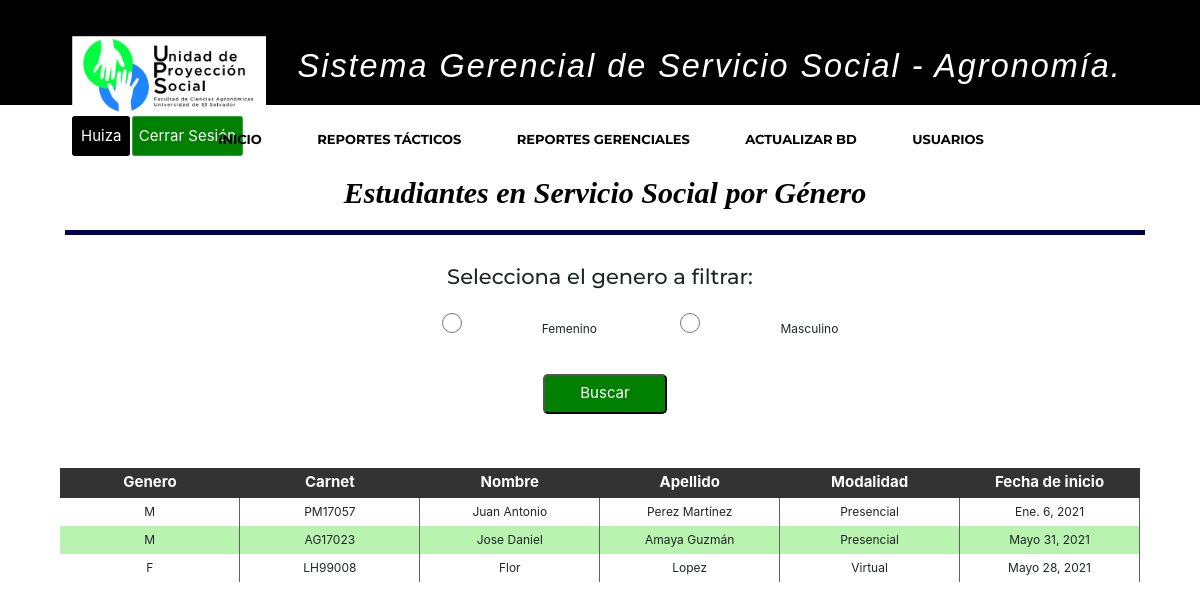
Page /sistemaGerencialAgro/listarSolicitudes/ (signed in) on the committed database.
### apps/usuario/models.py (models this page shows, shortened)
class Usuario(AbstractBaseUser):
    username = models.CharField('Nombre de usuario',unique = True, max_length=100)
    email = models.EmailField('Correo Electrónico', max_length=254,unique = True)
    nombres = models.CharField('Nombres', max_length=200, blank = True, null = True)
    apellidos = models.CharField('Apellidos', max_length=200,blank = True, null = True)
    imagen = models.ImageField('Imagen de Perfil', upload_to='perfil/', max_length=200,blank = True,null = True)
    is_active = models.BooleanField(default = True)
    usuario_administrador = models.BooleanField(default = False)
    rol=models.CharField(max_length=3,null=False, blank=False,choices=roles,default='EST')
    objects = UsuarioManager()
    USERNAME_FIELD = 'username'
    REQUIRED_FIELDS = ['email','nombres', 'apellidos']

### apps/proyecto/models.py (models this page shows, shortened)
class Solicitud(models.Model):
    carnet_estudiante = models.OneToOneField(EstudioUniversitario, unique=True, primary_key=True, on_delete = models.CASCADE)
    codigo_entidad = models.CharField(max_length=10, null=False)
    horas_semana = models.IntegerField(null=False)
    dias_semana = models.IntegerField(null=False)
    modalidad = models.CharField(max_length=30, null=False)
    fecha_inicio = models.DateField(null=False)
    fecha_fin = models.DateField(null=True)

class EstudioUniversitario(models.Model):
    carnet_estudiante = models.OneToOneField(Estudiante, primary_key=True, unique=True, on_delete = models.CASCADE)
    codigo_carrera = models.ForeignKey(Carrera, on_delete = models.CASCADE)
    codigo_ciclo = models.IntegerField(null=False)
    porc_carrerar_aprob = models.IntegerField(null=False)
    unidades_valorativas = models.IntegerField(null=False)
    experiencia_areas_conoc = models.CharField(max_length=200, null=False)
    def __str__(self):
        return self.carnet_estudiante.__str__()

class Estudiante(models.Model):
    carnet_estudiante = models.CharField(primary_key=True, max_length=7, null=False)
    nombre_estudiante = models.CharField(max_length=50, null=False)
    apellido_estudiante = models.CharField(max_length=50, null=False)
    sexo_estudiante = models.CharField(max_length=1, null=False)
    telefono_estudiante = models.IntegerField(null=False)
    correo_estudiante = models.CharField(max_length=100, null=False)
    direccion_estudiante = models.CharField(max_length=250, null=False)
    def __str__(self):
        return self.carnet_estudiante

### apps/proyecto/views.py (the view)
# urls.py: path('sistemaGerencialAgro/listarSolicitudes/', login_required(listarSolicitudes), name="listar_solicitudes"),
def listarSolicitudes(request):
    estudiantes = Solicitud.objects.all()
    return render(
        request,
        'proyecto/EstudiantesPorGenero.html',
        {'estudiantes':estudiantes}
    )

### templates/proyecto/EstudiantesPorGenero.html (shortened to what this page needs)
{% extends 'base/base.html' %}
{% block content %}
  <header>
    <div class="container">
        <h2 align="center" class="form-titulo" style ="margin-left: 5px;">Estudiantes en Servicio Social por G&eacute;nero</h2>
    </div>
  </header>
<div class="container">
    <div align="center" class="busqueda">
        <form method="POST" action="{% url 'sistemaGerencialAgro:buscar_genero' %}">
            <h3>Selecciona el genero a filtrar: </h3> </br>
            <input type="radio" name="sexo"  id = "sexo" value="F">Femenino
            <input type="radio" name="sexo"  id = "sexo" value="M">Masculino
            <input class="btn-buscar btn-busqueda" type = "submit" value = "Buscar" id = "generoBuscar"></br></br>
        </form>
    </div>
    <div>
        <table>
            <thead>
        	   <tr>
            	    <th>Genero</th>
                    <th>Carnet</th>
            		<th>Nombre</th>
                    <th>Apellido</th>
            	    <th>Modalidad</th>
                    <th>Fecha de inicio</th>
        		</tr>
            </thead>
            {% if estudiantes %}
            {% for estudiante in estudiantes %}
        		<tr class="etiqueta-tr">
            		<td class="th-borde width-th-xx" style = "text-align:center;">{{ estudiante.carnet_estudiante.carnet_estudiante.sexo_estudiante }}</td>
                    <td class="th-borde width-th-xx" style = "text-align:center;">{{ estudiante.carnet_estudiante }}</td>
            		<td class="th-borde width-th-xx" style = "text-align:center;">{{ estudiante.carnet_estudiante.carnet_estudiante.nombre_estudiante}}</td>
                    <td class="th-borde width-th-xx" style = "text-align:center;">{{ estudiante.carnet_estudiante.carnet_estudiante.apellido_estudiante }}</td>
                    <td class="th-borde width-th-xx" style = "text-align:center;">{{ estudiante.modalidad }}</td>
                     <td class="th-borde width-th-xx" style = "text-align:center;">{{ estudiante.fecha_inicio }}</td>
        		</tr>
            {% endfor %}
            {% endif %}
    	</table>
    </div>
</div>
{% endblock %}

### templates/base/base.html (shortened to what this page needs)
{% load static %}
<!DOCTYPE html>
<html>
<head>
 {% block head %}
	{% block static %}
	<link rel = "stylesheet" href = "{% static 'lib/bootstrap/css/bootstrap.min.css' %}">
	<link rel = "stylesheet" href = "{% static 'lib/animate/animate.min.css' %}">
	<link rel = "stylesheet" href = "{% static 'lib/ionicons/css/ionicons.min.css' %}">
	<link rel = "stylesheet" href = "{% static 'css/style.css' %}">
	<link rel = "stylesheet" href = "{% static 'css/bootstrap.min.css' %}">
	<link rel = "stylesheet" href = "{% static 'css/archivo.css' %}">
	<link rel = "stylesheet" href = "{% static 'css/estilos_sec_not.css' %}">
	<link rel = "stylesheet" type = "text/css" href = "{% static 'css/jquery-ui.css' %}"/>
	<link rel = "stylesheet" type = "text/css" href = "{% static 'css/jquery.dataTables.min.css' %}"/>
	{% endblock %}
{% endblock %}
</head>
{% if user.is_authenticated %}
<body>
  <header id="header">
    <div class="container-fluid navbar navbar-light" style="height:90px;">
      <div id="logo" class="pull-left">
        <a  href=" {% url 'sistemaGerencialAgro:index' %}"><img src="{% static 'img/logoUPSAgro.png' %} " class ="imglogo"></a>
        <h1>Sistema Gerencial de Servicio Social - Agronom&iacute;a.</h1>
      </div>
      <div id="logo" class="pull-rigth">
				<a href="{% url 'password_change' %}" style="text-decoration:none"><input type="button" href="{% url 'password_change' %}" class="btn-success btn" name="submit" value="{{ user.username }}" style="background:black; border:none"></a>
        <a href="{% url 'usuario:logout' %}" style="text-decoration:none"><input type="button" class="btn btn-success btn-sm" name="submit" value="Cerrar Sesi&oacute;n" style="background:green;"></a>
			</div>
    </div>
    <div class="bot">
      <ul class="nav-menu">
        <li class="list-group-item" onclick="window.location.href='{% url 'sistemaGerencialAgro:index' %}'"><a style="text-decoration:none" href="{% url 'sistemaGerencialAgro:index' %}">Inicio</a></li>
        <li class="list-group-item menu-has-children"><a style="text-decoration:none" href="#intro">Reportes T&aacute;cticos</a>
        </li>
        {% if request.user.rol == 'ADM' or request.user.rol == 'GER' %}
        <li class="list-group-item menu-has-children"><a style="text-decoration:none" href="#intro">Reportes Gerenciales</a>
        </li>
        {% endif %}
        {% if request.user.rol == 'ADM'%}
        <li class="list-group-item" onclick="window.location.href='{% url 'sistemaGerencialAgro:procedimientoETL' %}'"><a style="text-decoration:none" href="{% url 'sistemaGerencialAgro:procedimientoETL' %}">Actualizar BD</a></li>
        <li class="list-group-item" onclick="window.location.href='{% url 'usuario:inicio_usuarios' %}'"><a style="text-decoration:none" href="{% url 'usuario:inicio_usuarios' %}">Usuarios</a></li>
        {% endif %}
      </ul>
    </div>
  </header>
  <section>
    <div class="container">
  		{% block content %}{%endblock%}
    </div>
  </section>
</body>
{% endif %}
</html>

### static/css/style.css (style rules this page uses)
body { background: #fff; color: #666666; font-family: "Open Sans", sans-serif; }
a { color: #18d26e; transition: 0.5s; }
h1, h2, h3, h4, h5, h6 { font-family: "Montserrat", sans-serif; font-weight: 400; margin: 0 0 20px 0; padding: 0; }
#header { padding: 30px 0; height: 105px; position: fixed; left: 0; top: 0; right: 0; transition: all 0.5s; z-index: 57; background-color: black; display: block; }
#header #logo { float: left; }
#header #logo h1 { font-size: 2.7vw; margin: 30px; padding: 0; line-height: 1; font-family: "Perpetua", Helvetica, Arial; font-style: italic; font-weight: 50; letter-spacing: 2px; }
#header #logo img { padding: 0; margin: 0; }
.nav-menu, .nav-menu * { margin: 0; padding: 0; list-style: none; text-align: center; display: block; }
.nav-menu li { position: relative; white-space: nowrap; }
.nav-menu > li { float: center; }
.nav-menu a { padding: 0 8px 10px 8px; text-decoration: none; display: inline-block; color: black; font-family: "Montserrat", sans-serif; font-weight: 700; font-size: 13px; text-transform: uppercase; outline: none; }
.nav-menu > li { margin-left: 10px; }
@media (min-width: 1024px) { #header #logo { padding-left: 60px; } }

### static/css/archivo.css (style rules this page uses)
html { font-size: 12px; }
h1 { text-align: center; font: oblique bold 100% cursive; font-weight: bold; font-size: 30px; color: white; margin-left: 10px; }
section, .container { display: block; width: 100%; margin-left: auto; margin-right: auto; }
section { font-size: inherit; }
.bot { background-color: white; text-align: center; }
.btn { display: inline; background-color: green; color: white; horiz-align: right; font-size: 13px; text-align: center; white-space: nowrap; }
.list-group-item { display: inline-block; margin-left: 8px; margin-right: 8px; padding: 10px; background-color: transparent; border: none; font-size: 12px; color: black; }
h2 { text-align: center; font: oblique bold 100% cursive; color: black; padding-right: 150px; }
.imglogo { display: inline-block; width: auto; height: 80px; background-repeat: no-repeat; background-size: contain; }
header { display: block; width: 100%; font-size: 5px; }
header h1 { display: inline; }
table { width: 100%; }
table tbody td { text-align: center; }
thead { background-color: #333333; }
input { width: 180px; height: 20px; }
input[type="button"], input[type="submit"] { font-size: 15px; width: auto; height: 40px; white-space: nowrap; }
th, tr th { color: white; text-align: center; font-size: 15px; height: 30px; }

### static/css/estilos_sec_not.css (style rules this page uses)
.container { display: block; text-align: center; margin-left: auto; margin-right: auto; }
.form-titulo { background: white; color: black; padding: 20px; text-align: center; font-weight: 100px; font-size: 30px; border-bottom: 5px solid #000050; margin-top: 30px; width: 100%; }
.btn-buscar { text-align: center; background: green; color: white; margin: auto; padding: 0px 35px; border-radius: 5px ; }
.btn-busqueda { margin-left: 10px; }
.width-th-xx { width: 10%; padding: 5px; }
.th-borde { border-right:0.5px solid #646060; }
tr:nth-child(even) { background-color: #b8f3af; }

### rows in the picture
Usuario: submit "Huiza"
Solicitud: carnet_estudiante.carnet_estudiante.sexo_estudiante "M", carnet_estudiante "PM17057", carnet_estudiante.carnet_estudiante.nombre_estudiante "Juan Antonio", carnet_estudiante.carnet_estudiante.apellido_estudiante "Perez Martínez", modalidad "Presencial", fecha_inicio "Ene. 6, 2021"
Solicitud: carnet_estudiante.carnet_estudiante.sexo_estudiante "M", carnet_estudiante "AG17023", carnet_estudiante.carnet_estudiante.nombre_estudiante "Jose Daniel", carnet_estudiante.carnet_estudiante.apellido_estudiante "Amaya Guzmán", modalidad "Presencial", fecha_inicio "Mayo 31, 2021"
Solicitud: carnet_estudiante.carnet_estudiante.sexo_estudiante "F", carnet_estudiante "LH99008", carnet_estudiante.carnet_estudiante.nombre_estudiante "Flor", carnet_estudiante.carnet_estudiante.apellido_estudiante "Lopez", modalidad "Virtual", fecha_inicio "Mayo 28, 2021"
